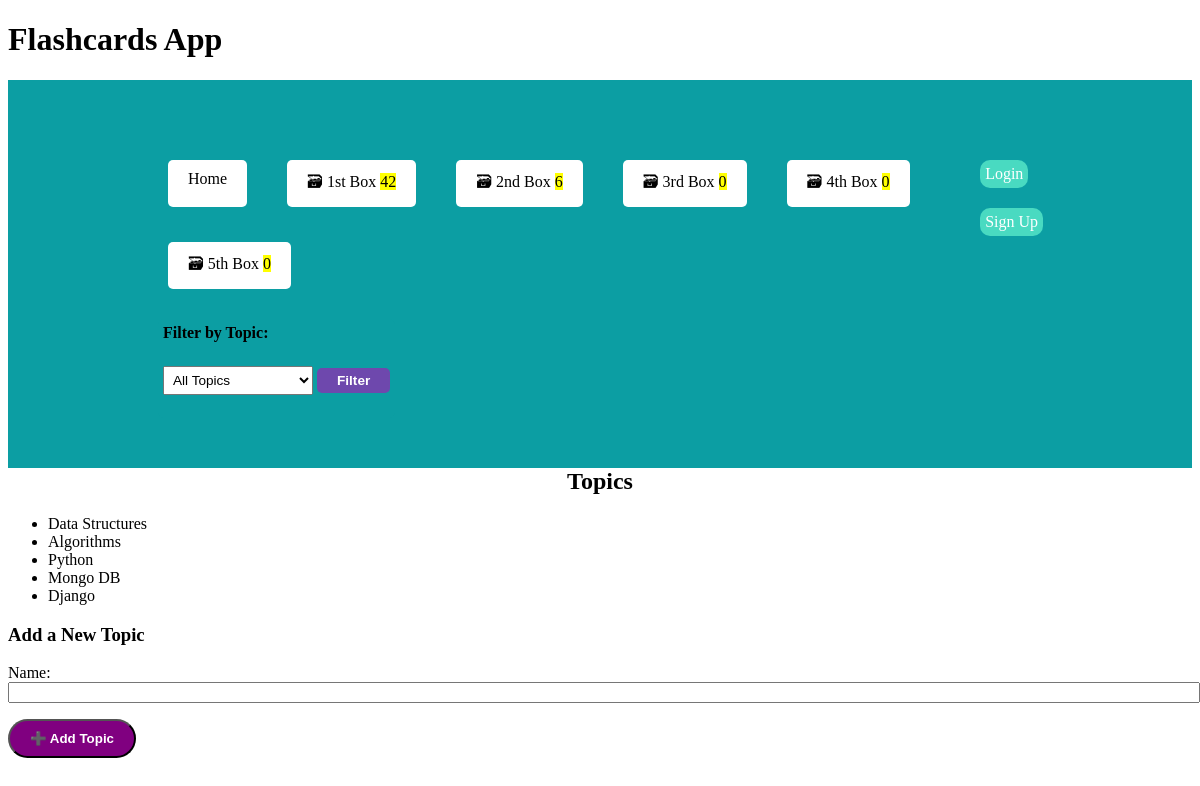
Page /topics/ on the committed database.
### cards/models.py (models this page shows, shortened)
class Topic(models.Model):
    name = models.CharField(max_length=100, unique=True)

### cards/views.py (the view, shortened to what this page needs)
class TopicListView(ListView):
    model = Topic
    template_name = 'topics/topic_list.html'
    context_object_name = 'topics'
    def get_context_data(self, **kwargs):
        context = super().get_context_data(**kwargs)
        context['form'] = TopicForm()
        return context

### cards/forms.py
class TopicForm(forms.ModelForm):
    class Meta:
        model = Topic
        fields = ['name']  # The field for adding a new topic

### cards/templatetags/cards_tags.py (called while the page is built)
@register.inclusion_tag("cards/box_links.html")
def boxes_as_links():
    boxes = []
    for box_num in BOXES:
        card_count = Card.objects.filter(box=box_num).count()
        boxes.append({
            "number": box_num,
            "card_count": card_count,
        })
    return {"boxes": boxes}

### cards/templates/topics/topic_list.html (shortened to what this page needs)
{% extends "base.html" %}
{% block content %}
    <h2>Topics</h2>
    <ul>
        {% for topic in topics %}
            <li>{{ topic.name }}</li>
        {% endfor %}
    </ul>
    <h3>Add a New Topic</h3>
    <form method="post">
        {{ form.as_p }}
        <button type="submit">➕ Add Topic</button>
    </form>
{% endblock %}

### cards/templates/base.html (shortened to what this page needs)
<!DOCTYPE html>
<html lang="en">
    <!DOCTYPE html>
    <html lang="en">
    <head>
        <link rel="stylesheet" href="https://cdn.simplecss.org/simple.min.css">
    </head>
<body>
    <header>
        <h1>Flashcards App</h1>
        {% include "navigation.html" %}
    </header>
    <main>
        {% block content %}{% endblock content %}
    </main>
</body>
</html>

### cards/templates/navigation.html (shortened to what this page needs)
{% load cards_tags %}
<nav>
    <div class="nav-left">
         <div class="boxes-row">
        <a href="{% url 'home' %}">Home</a>
        {% boxes_as_links %}
        </div>
        <div class="dropdown-container">
            <form method="GET" action="">
                <label for="topic"><h4>Filter by Topic:</h4></label>
                <select name="topic" id="topic">
                    <option value="">All Topics</option>
                </select>
                <button type="submit">Filter</button>
            </form>
        </div>
    </div>
    <div class="nav-right">
        <ul>
            {% if user.is_authenticated %}
                <li>Welcome, <a href="{% url 'profile' %}"></a>{{ user.username }}!</a></li>
                <li><a href="{% url 'logout' %}">Logout</a></li>
            {% else %}
                <li><a href="{% url 'login' %}">Login</a></li>
                <li><a href="{% url 'signup' %}">Sign Up</a></li>
            {% endif %}
        </ul>
    </div>
</nav>

### cards/templates/cards/box_links.html
{% load humanize %}
{% for box in boxes %}
    {% if box.number %}
        <a href="{% url 'box' box_num=box.number %}?topic={{ selected_topic }}">
            🗃 {{ box.number | ordinal }} Box <mark>{{ box.card_count }}</mark>
        </a>
    {% endif %}
{% endfor %}

### cards/templates/base.html (style rules this page uses)
a { background-color: #ffffff; color: black; padding: 10px 20px; margin: 10px; text-decoration: none; display: inline-block; border-radius: 5px; }
nav { display: flex; justify-content: space-between; padding: 50px; background-color: #0c9ea3; }
.nav-left { display: flex; flex-direction: column; align-items: flex-start; padding-left: 100px; }
.boxes-row { display: flex; flex-wrap: wrap; gap: 15px; margin-top: 20px; margin-bottom: 20px; }
.nav-left a { margin-right: 15px; text-decoration: none; color: black; }
.dropdown-container { padding: 5px; background-color: #0c9ea3; border-radius: 5px; display: block; width: fit-content; }
.dropdown-container select { padding: 5px; font-size: 0.85rem; width: 150px; }
.dropdown-container button { margin-top: 5px; padding: 5px 20px; font-size: 0.85rem; background-color: #6e48ad; color: rgb(255, 255, 255); border: none; border-radius: 5px; }
.nav-right ul { list-style-type: none; margin: 10px; padding: 10px; }
.nav-right ul li { display: inline; margin-right: 15px; }
.nav-right a { color: white; text-decoration: none; padding: 5px; background-color: #49dac1; border-radius: 10px; }
:root { --accent: #6e48ad; --accent-bg: white; --bg: #fff; --text: #212121; --text-light: #585858; --border: #d8dae1; --code: #d81b60; --preformatted: #444; }
h2 { text-align: center; }
h2, h4 { margin-top: 0; }
button, a[role="button"] { color: white; margin-bottom: 20px; background-color: purple; text-decoration: none; padding: 10px 20px; border-radius: 20px; font-weight: bold; }
input, select, textarea { width: 100%; }

### rows in the picture
Topic: name "Data Structures"
Topic: name "Algorithms"
Topic: name "Python"
Topic: name "Mongo DB"
Topic: name "Django"

### other values in the picture
{{ box.number | ordinal }} "1st" "2nd" "3rd" "4th" "5th"
{{ box.card_count }} "42" "6" "0" "0" "0"
